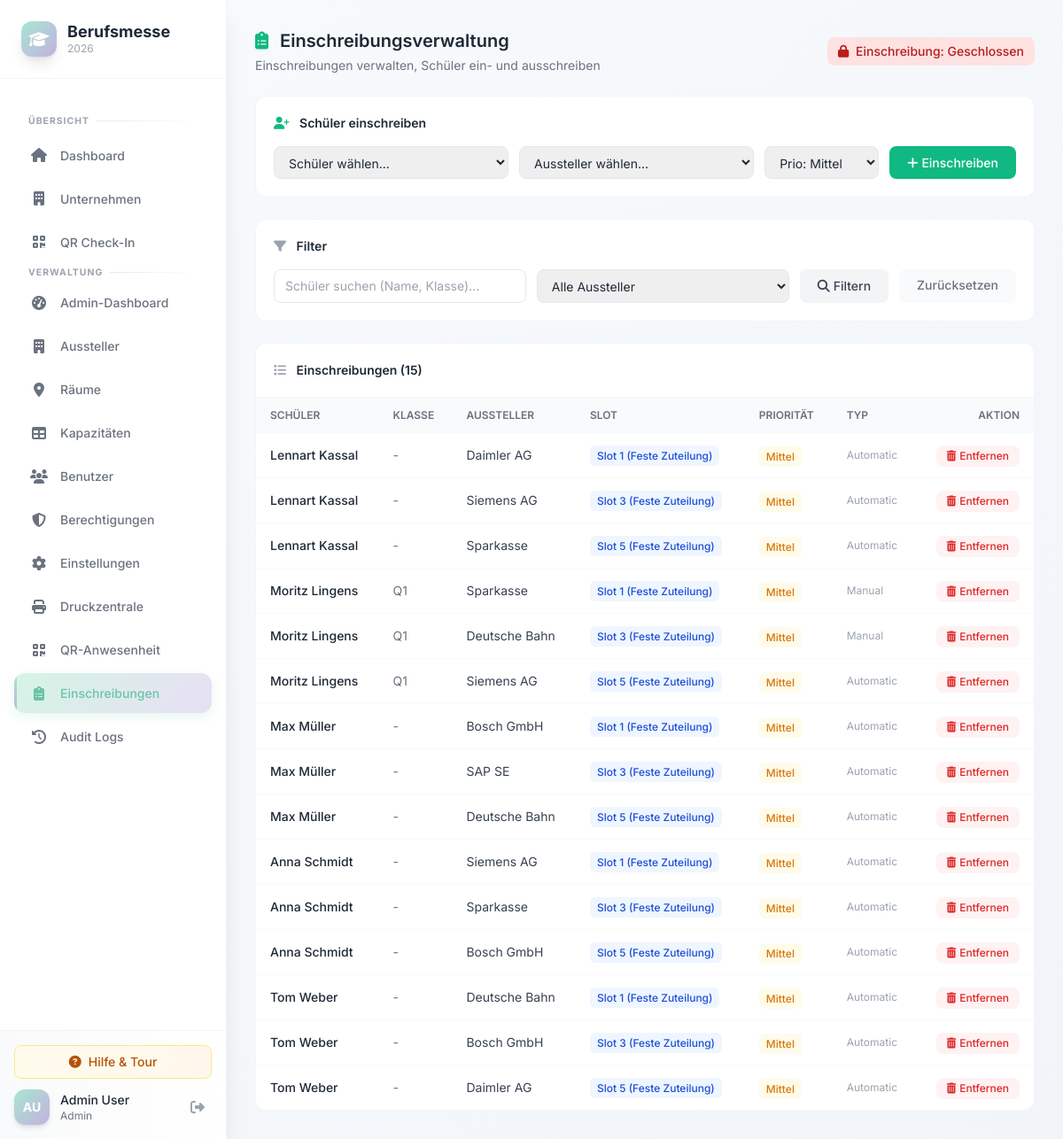
The page /index.php?page=admin-registrations (signed in) on the database its author committed.
### tables this page shows
CREATE TABLE IF NOT EXISTS `settings` (
  `id` int(11) NOT NULL AUTO_INCREMENT,
  `setting_key` varchar(100) NOT NULL,
  `setting_value` text DEFAULT NULL,
  `updated_at` timestamp NOT NULL DEFAULT current_timestamp() ON UPDATE current_timestamp(),
  PRIMARY KEY (`id`),
  UNIQUE KEY `setting_key` (`setting_key`)
);

CREATE TABLE IF NOT EXISTS `registrations` (
  `id` int(11) NOT NULL AUTO_INCREMENT,
  `user_id` int(11) NOT NULL,
  `exhibitor_id` int(11) NOT NULL,
  `timeslot_id` int(11) NOT NULL,
  `registration_type` enum('manual','automatic') DEFAULT 'manual',
  `registered_at` timestamp NOT NULL DEFAULT current_timestamp(),
  PRIMARY KEY (`id`),
  UNIQUE KEY `unique_user_timeslot` (`user_id`,`timeslot_id`),
  KEY `exhibitor_id` (`exhibitor_id`),
  KEY `timeslot_id` (`timeslot_id`)
);

CREATE TABLE IF NOT EXISTS `users` (
  `id` int(11) NOT NULL AUTO_INCREMENT,
  `username` varchar(100) NOT NULL,
  `password` varchar(255) NOT NULL,
  `firstname` varchar(100) NOT NULL,
  `lastname` varchar(100) NOT NULL,
  `class` varchar(50) DEFAULT NULL,
  `role` enum('student','admin') DEFAULT 'student',
  `created_at` timestamp NOT NULL DEFAULT current_timestamp(),
  PRIMARY KEY (`id`),
  UNIQUE KEY `username` (`username`)
);

CREATE TABLE IF NOT EXISTS `exhibitors` (
  `id` int(11) NOT NULL AUTO_INCREMENT,
  `name` varchar(255) NOT NULL,
  `description` text DEFAULT NULL,
  `short_description` varchar(500) DEFAULT NULL,
  `category` varchar(100) DEFAULT NULL,
  `logo` varchar(255) DEFAULT NULL,
  `contact_person` varchar(255) DEFAULT NULL,
  `email` varchar(255) DEFAULT NULL,
  `phone` varchar(50) DEFAULT NULL,
  `website` varchar(255) DEFAULT NULL,
  `total_slots` int(11) DEFAULT 25,
  `room_id` int(11) DEFAULT NULL,
  `active` tinyint(1) DEFAULT 1,
  `created_at` timestamp NOT NULL DEFAULT current_timestamp(),
  `updated_at` timestamp NOT NULL DEFAULT current_timestamp() ON UPDATE current_timestamp(),
  PRIMARY KEY (`id`),
  KEY `fk_exhibitor_room` (`room_id`)
);

CREATE TABLE IF NOT EXISTS `timeslots` (
  `id` int(11) NOT NULL AUTO_INCREMENT,
  `slot_number` int(11) NOT NULL,
  `slot_name` varchar(100) NOT NULL,
  `start_time` time DEFAULT NULL,
  `end_time` time DEFAULT NULL,
  PRIMARY KEY (`id`)
);

### functions.php (called while the page is built, shortened)
<?php
class Database {
    private static $instance = null;
    private $conn;
    private function __construct() {
        try {
            $this->conn = new PDO(
                "mysql:host=" . DB_HOST . ";dbname=" . DB_NAME . ";charset=utf8mb4",
                DB_USER,
                DB_PASS,
                [
                    PDO::ATTR_ERRMODE => PDO::ERRMODE_EXCEPTION,
                    PDO::ATTR_DEFAULT_FETCH_MODE => PDO::FETCH_ASSOC,
                    PDO::ATTR_EMULATE_PREPARES => false
                ]
            );
        } catch(PDOException $e) {
            die("Datenbankverbindung fehlgeschlagen: " . $e->getMessage());
        }
    }
    public static function getInstance() {
        if (self::$instance === null) {
            self::$instance = new self();
        }
        return self::$instance;
    }
    public function getConnection() {
        return $this->conn;
    }
}
function getDB() {
    return Database::getInstance()->getConnection();
}
function getSetting($key, $default = null) {
    $db = getDB();
    $stmt = $db->prepare("SELECT setting_value FROM settings WHERE setting_key = ?");
    $stmt->execute([$key]);
    $result = $stmt->fetch();
    return $result ? $result['setting_value'] : $default;
}
function getRegistrationStatus() {
    $start = getSetting('registration_start');
    $end = getSetting('registration_end');
    $now = date('Y-m-d H:i:s');
    if ($now < $start) {
        return 'upcoming';
    } elseif ($now > $end) {
        return 'closed';
    } else {
        return 'open';
    }
}
?>

### pages/admin-registrations.php (the view, shortened to what this page needs)
<?php
$filterStudent = $_GET['student'] ?? '';
$query = "
    SELECT r.*, u.firstname, u.lastname, u.class, u.username,
           e.name as exhibitor_name, t.slot_name, t.slot_number
    FROM registrations r
    JOIN users u ON r.user_id = u.id
    JOIN exhibitors e ON r.exhibitor_id = e.id
    LEFT JOIN timeslots t ON r.timeslot_id = t.id
    WHERE u.role = 'student'
";
$params = [];
$query .= " ORDER BY u.lastname, u.firstname, t.slot_number";
$stmt = $db->prepare($query);
$stmt->execute($params);
$registrations = $stmt->fetchAll();
?>
<div class="space-y-6">
    <div class="flex items-center justify-between flex-wrap gap-4">
        <div>
            <h2 class="text-xl font-semibold text-gray-800">
                <i class="fas fa-clipboard-list text-emerald-500 mr-2"></i>
                Einschreibungsverwaltung
            </h2>
            <p class="text-sm text-gray-500 mt-1">Einschreibungen verwalten, Schüler ein- und ausschreiben</p>
        </div>
        <span class="px-3 py-1.5 rounded-lg text-sm font-medium <?php echo getRegistrationStatus() === 'open' ? 'bg-emerald-100 text-emerald-700' : 'bg-red-100 text-red-700'; ?>">
            <i class="fas fa-<?php echo getRegistrationStatus() === 'open' ? 'lock-open' : 'lock'; ?> mr-1"></i>
            Einschreibung: <?php echo getRegistrationStatus() === 'open' ? 'Offen' : 'Geschlossen'; ?>
        </span>
    </div>
    <div class="bg-white rounded-xl border border-gray-100 p-5">
        <h3 class="font-semibold text-gray-800 text-sm mb-4">
            <i class="fas fa-user-plus text-emerald-500 mr-2"></i>
            Schüler einschreiben
        </h3>
        <form method="POST" class="flex flex-col md:flex-row gap-3">
            <select name="student_id" required class="flex-1 px-3 py-2 border border-gray-200 rounded-lg text-sm focus:ring-2 focus:ring-emerald-300 focus:border-emerald-400">
                <option value="">Schüler wählen...</option>
            </select>
            <select name="exhibitor_id" required class="flex-1 px-3 py-2 border border-gray-200 rounded-lg text-sm focus:ring-2 focus:ring-emerald-300 focus:border-emerald-400">
                <option value="">Aussteller wählen...</option>
            </select>
            <select name="priority" class="px-3 py-2 border border-gray-200 rounded-lg text-sm focus:ring-2 focus:ring-emerald-300 focus:border-emerald-400">
                <option value="2" selected>Prio: Mittel</option>
            </select>
            <button type="submit" name="admin_register" value="1" class="px-5 py-2 bg-emerald-500 text-white rounded-lg hover:bg-emerald-600 transition font-medium text-sm whitespace-nowrap">
                <i class="fas fa-plus mr-1"></i>Einschreiben
            </button>
        </form>
    </div>
    <div class="bg-white rounded-xl border border-gray-100 p-5">
        <h3 class="font-semibold text-gray-800 text-sm mb-4">
            <i class="fas fa-filter text-gray-400 mr-2"></i>
            Filter
        </h3>
        <form method="GET" class="flex flex-col md:flex-row gap-3">
            <input type="text" name="student" value="<?php echo htmlspecialchars($filterStudent); ?>"
                   placeholder="Schüler suchen (Name, Klasse)..."
                   class="flex-1 px-3 py-2 border border-gray-200 rounded-lg text-sm focus:ring-2 focus:ring-emerald-300">
            <select name="exhibitor" class="flex-1 px-3 py-2 border border-gray-200 rounded-lg text-sm focus:ring-2 focus:ring-emerald-300">
                <option value="">Alle Aussteller</option>
            </select>
            <button type="submit" class="px-5 py-2 bg-gray-100 text-gray-700 rounded-lg hover:bg-gray-200 transition font-medium text-sm">
                <i class="fas fa-search mr-1"></i>Filtern
            </button>
            <a href="?page=admin-registrations" class="px-5 py-2 bg-gray-50 text-gray-500 rounded-lg hover:bg-gray-100 transition font-medium text-sm text-center">
                Zurücksetzen
            </a>
        </form>
    </div>
    <div class="bg-white rounded-xl border border-gray-100 overflow-hidden">
        <div class="p-5 border-b border-gray-100">
            <h3 class="font-semibold text-gray-800 text-sm">
                <i class="fas fa-list text-gray-400 mr-2"></i>
                Einschreibungen (<?php echo count($registrations); ?>)
            </h3>
        </div>
        <?php if (empty($registrations)): ?>
        <div class="p-12 text-center">
            <i class="fas fa-inbox text-5xl text-gray-300 mb-4"></i>
            <p class="text-gray-500 text-sm">Keine Einschreibungen gefunden.</p>
        </div>
        <?php else: ?>
        <div class="overflow-x-auto">
            <table class="w-full">
                <thead class="bg-gray-50">
                    <tr>
                        <th class="px-4 py-3 text-left text-xs font-semibold text-gray-500 uppercase">Schüler</th>
                        <th class="px-4 py-3 text-left text-xs font-semibold text-gray-500 uppercase">Klasse</th>
                        <th class="px-4 py-3 text-left text-xs font-semibold text-gray-500 uppercase">Aussteller</th>
                        <th class="px-4 py-3 text-left text-xs font-semibold text-gray-500 uppercase">Slot</th>
                        <th class="px-4 py-3 text-left text-xs font-semibold text-gray-500 uppercase">Priorität</th>
                        <th class="px-4 py-3 text-left text-xs font-semibold text-gray-500 uppercase">Typ</th>
                        <th class="px-4 py-3 text-right text-xs font-semibold text-gray-500 uppercase">Aktion</th>
                    </tr>
                </thead>
                <tbody class="divide-y divide-gray-50">
                    <?php foreach ($registrations as $reg):
                        $priorityLabels = [1 => 'Hoch', 2 => 'Mittel', 3 => 'Niedrig'];
                        $priorityColors = [1 => 'text-red-600 bg-red-50', 2 => 'text-amber-600 bg-amber-50', 3 => 'text-gray-600 bg-gray-100'];
                        $prio = $reg['priority'] ?? 2;
                    ?>
                    <tr class="hover:bg-gray-50 transition">
                        <td class="px-4 py-3 text-sm font-medium text-gray-800">
                            <?php echo htmlspecialchars($reg['firstname'] . ' ' . $reg['lastname']); ?>
                        </td>
                        <td class="px-4 py-3 text-sm text-gray-500"><?php echo htmlspecialchars($reg['class'] ?? '-'); ?></td>
                        <td class="px-4 py-3 text-sm text-gray-700"><?php echo htmlspecialchars($reg['exhibitor_name']); ?></td>
                        <td class="px-4 py-3 text-sm">
                            <?php if ($reg['slot_name']): ?>
                            <span class="px-2 py-1 bg-blue-50 text-blue-700 rounded-md text-xs font-medium">
                                <?php echo htmlspecialchars($reg['slot_name']); ?>
                            </span>
                            <?php else: ?>
                            <span class="px-2 py-1 bg-yellow-50 text-yellow-700 rounded-md text-xs font-medium">
                                Ausstehend
                            </span>
                            <?php endif; ?>
                        </td>
                        <td class="px-4 py-3">
                            <span class="px-2 py-1 rounded-md text-xs font-medium <?php echo $priorityColors[$prio] ?? $priorityColors[2]; ?>">
                                <?php echo $priorityLabels[$prio] ?? 'Mittel'; ?>
                            </span>
                        </td>
                        <td class="px-4 py-3 text-xs text-gray-400 capitalize"><?php echo htmlspecialchars($reg['registration_type'] ?? 'manual'); ?></td>
                        <td class="px-4 py-3 text-right">
                            <form method="POST" class="inline">
                                <button type="submit" name="admin_unregister" value="1"
                                        class="px-3 py-1 bg-red-50 text-red-600 rounded-lg hover:bg-red-100 transition text-xs font-medium"
                                        onclick="return confirm('Einschreibung zurücknehmen?')">
                                    <i class="fas fa-trash-alt mr-1"></i>Entfernen
                                </button>
                            </form>
                        </td>
                    </tr>
                    <?php endforeach; ?>
                </tbody>
            </table>
        </div>
        <?php endif; ?>
    </div>
</div>

### assets/css/design-system.css (style rules this page uses)
:root { --color-mint: #a8e6cf; --color-mint-light: #d4f5e4; --color-mint-dark: #6bc4a6; --color-lavender: #c3b1e1; --color-lavender-light: #e8dff5; --color-lavender-dark: #9b7fc7; --color-peach: #ffb7b2; --color-peach-light: #ffdad8; --color-peach-dark: #e8918a; --color-sky: #b5deff; --color-sky-light: #dceeff; --color-sky-dark: #7fc4ff; --color-butter: #fff3b0; --color-butter-light: #fff9d9; --color-butter-dark: #f5e080; --color-rose: #ffc8dd; --color-rose-light: #ffe4ee; --color-rose-dark: #ffafc7; --color-white: #ffffff; --color-gray-50: #f9fafb; --color-gray-100: #f3f4f6; --color-gray-200: #e5e7eb; --color-gray-300: #d1d5db; --color-gray-400: #9ca3af; --color-gray-500: #6b7280; --color-gray-600: #4b5563; --color-gray-700: #374151; --color-gray-800: #1f2937; --color-gray-900: #111827; --color-success: #a8e6cf; --color-success-dark: #4ade80; --color-warning: #fff3b0; --color-warning-dark: #fbbf24; --color-error: #ffb7b2; --color-error-dark: #f87171; --color-info: #b5deff; --color-info-dark: #60a5fa; --space-xs: 0.25rem; --space-sm: 0.5rem; --space-md: 1rem; --space-lg: 1.5rem; --space-xl: 2rem; --space-2xl: 3rem; --space-3xl: 4rem; --radius-sm: 0.375rem; --radius-md: 0.5rem; --radius-lg: 0.75rem; --radius-xl: 1rem; --radius-2xl: 1.5rem; --radius-full: 9999px; --shadow-xs: 0 1px 2px 0 rgb(0 0 0 / 0.05); --shadow-sm: 0 1px 3px 0 rgb(0 0 0 / 0.1), 0 1px 2px -1px rgb(0 0 0 / 0.1); --shadow-md: 0 4px 6px -1px rgb(0 0 0 / 0.1), 0 2px 4px -2px rgb(0 0 0 / 0.1); --shadow-lg: 0 10px 15px -3px rgb(0 0 0 / 0.1), 0 4px 6px -4px rgb(0 0 0 / 0.1); --shadow-xl: 0 20px 25px -5px rgb(0 0 0 / 0.1), 0 8px 10px -6px rgb(0 0 0 / 0.1); --shadow-glow-mint: 0 0 20px rgba(168, 230, 207, 0.4); --shadow-glow-lavender: 0 0 20px rgba(195, 177, 225, 0.4); --shadow-glow-peach: 0 0 20px rgba(255, 183, 178, 0.4); --transition-fast: 150ms cubic-bezier(0.4, 0, 0.2, 1); --transition-normal: 250ms cubic-bezier(0.4, 0, 0.2, 1); --transition-slow: 350ms cubic-bezier(0.4, 0, 0.2, 1); --transition-bounce: 500ms cubic-bezier(0.68, -0.55, 0.265, 1.55); --sidebar-width: 16rem; --sidebar-collapsed-width: 4.5rem; --header-height: 4rem; }
* { margin: 0; padding: 0; box-sizing: border-box; }
html { scroll-behavior: smooth; }
body { font-family: 'Inter', system-ui, -apple-system, BlinkMacSystemFont, 'Segoe UI', Roboto, sans-serif; color: var(--color-gray-800); background-color: var(--color-gray-50); line-height: 1.5; -webkit-font-smoothing: antialiased; -moz-osx-font-smoothing: grayscale; }

### index.php (style rules this page uses)
:root { --color-pastel-mint: #a8e6cf; --color-pastel-mint-light: #d4f5e4; --color-pastel-lavender: #c3b1e1; --color-pastel-lavender-light: #e8dff5; --color-pastel-peach: #ffb7b2; --color-pastel-peach-light: #ffdad8; --color-pastel-sky: #b5deff; --color-pastel-sky-light: #dceeff; --color-pastel-butter: #fff3b0; --color-pastel-rose: #ffc8dd; --color-primary: var(--color-pastel-mint); --color-primary-dark: #6bc4a6; --color-secondary: var(--color-pastel-lavender); --color-accent: var(--color-pastel-peach); --color-text-main: #1f2937; --color-text-muted: #6b7280; --color-border: #e5e7eb; --color-bg: #f9fafb; --sidebar-bg: #ffffff; --sidebar-text: #6b7280; --sidebar-text-active: #6bc4a6; --sidebar-hover: #f3f4f6; --sidebar-active-bg: #d4f5e4; --sidebar-width: 16rem; }
body { font-family: 'Inter', system-ui, -apple-system, sans-serif; color: var(--color-text-main); background: linear-gradient(135deg, #f8fafc 0%, #f1f5f9 100%); min-height: 100vh; }

### rows shown on the page
registrations: user.lastname "Lennart Kassal", user.class "-", exhibitor.name "Daimler AG", timeslot.slot_name "Slot 1 (Feste Zuteilung)", prio "Mittel", registration_type "Automatic"
registrations: user.lastname "Lennart Kassal", user.class "-", exhibitor.name "Siemens AG", timeslot.slot_name "Slot 3 (Feste Zuteilung)", prio "Mittel", registration_type "Automatic"
registrations: user.lastname "Lennart Kassal", user.class "-", exhibitor.name "Sparkasse", timeslot.slot_name "Slot 5 (Feste Zuteilung)", prio "Mittel", registration_type "Automatic"
registrations: user.lastname "Moritz Lingens", user.class "Q1", exhibitor.name "Sparkasse", timeslot.slot_name "Slot 1 (Feste Zuteilung)", prio "Mittel", registration_type "Manual"
registrations: user.lastname "Moritz Lingens", user.class "Q1", exhibitor.name "Deutsche Bahn", timeslot.slot_name "Slot 3 (Feste Zuteilung)", prio "Mittel", registration_type "Manual"
registrations: user.lastname "Moritz Lingens", user.class "Q1", exhibitor.name "Siemens AG", timeslot.slot_name "Slot 5 (Feste Zuteilung)", prio "Mittel", registration_type "Automatic"
registrations: user.lastname "Max Müller", user.class "-", exhibitor.name "Bosch GmbH", timeslot.slot_name "Slot 1 (Feste Zuteilung)", prio "Mittel", registration_type "Automatic"
registrations: user.lastname "Max Müller", user.class "-", exhibitor.name "SAP SE", timeslot.slot_name "Slot 3 (Feste Zuteilung)", prio "Mittel", registration_type "Automatic"
registrations: user.lastname "Max Müller", user.class "-", exhibitor.name "Deutsche Bahn", timeslot.slot_name "Slot 5 (Feste Zuteilung)", prio "Mittel", registration_type "Automatic"
registrations: user.lastname "Anna Schmidt", user.class "-", exhibitor.name "Siemens AG", timeslot.slot_name "Slot 1 (Feste Zuteilung)", prio "Mittel", registration_type "Automatic"
registrations: user.lastname "Anna Schmidt", user.class "-", exhibitor.name "Sparkasse", timeslot.slot_name "Slot 3 (Feste Zuteilung)", prio "Mittel", registration_type "Automatic"
registrations: user.lastname "Anna Schmidt", user.class "-", exhibitor.name "Bosch GmbH", timeslot.slot_name "Slot 5 (Feste Zuteilung)", prio "Mittel", registration_type "Automatic"
registrations: user.lastname "Tom Weber", user.class "-", exhibitor.name "Deutsche Bahn", timeslot.slot_name "Slot 1 (Feste Zuteilung)", prio "Mittel", registration_type "Automatic"
registrations: user.lastname "Tom Weber", user.class "-", exhibitor.name "Bosch GmbH", timeslot.slot_name "Slot 3 (Feste Zuteilung)", prio "Mittel", registration_type "Automatic"
registrations: user.lastname "Tom Weber", user.class "-", exhibitor.name "Daimler AG", timeslot.slot_name "Slot 5 (Feste Zuteilung)", prio "Mittel", registration_type "Automatic"

### other values the page prints
$_SESSION['firstname'] . ' ' . $_SESSION['lastname'] "Admin User"
$_SESSION['role'] "Admin"
count($registrations) "15"
